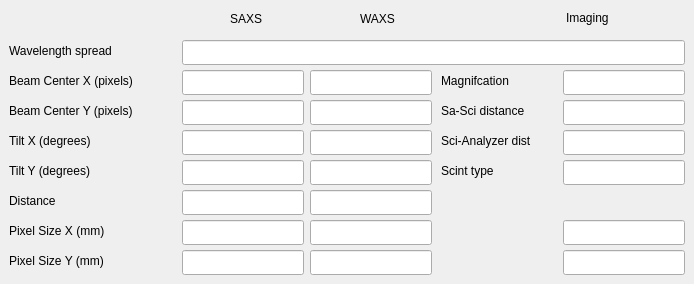
    <widget class="QWidget" name="tab_5">
     <attribute name="title">
      <string>Geometry</string>
     </attribute>
     <widget class="QLabel" name="label_15">
      <property name="geometry">
       <rect>
        <x>230</x>
        <y>10</y>
        <width>39</width>
        <height>18</height>
       </rect>
      </property>
      <property name="text">
       <string>SAXS</string>
      </property>
     </widget>
     <widget class="QLabel" name="label_6">
      <property name="geometry">
       <rect>
        <x>360</x>
        <y>10</y>
        <width>43</width>
        <height>18</height>
       </rect>
      </property>
      <property name="text">
       <string>WAXS</string>
      </property>
     </widget>
     <widget class="caTextEntry" name="catextentry_102">
      <property name="geometry">
       <rect>
        <x>182</x>
        <y>250</y>
        <width>122</width>
        <height>25</height>
       </rect>
      </property>
      <property name="channel" stdset="0">
       <string notr="true">9idcLAX:USAXS_Pin:PinPixSizeY</string>
      </property>
      <property name="background">
       <color>
        <red>115</red>
        <green>215</green>
        <blue>253</blue>
       </color>
      </property>
      <property name="colorMode">
       <enum>caLineEdit::Static</enum>
      </property>
     </widget>
     <widget class="caTextEntry" name="catextentry_100">
      <property name="geometry">
       <rect>
        <x>310</x>
        <y>250</y>
        <width>122</width>
        <height>25</height>
       </rect>
      </property>
      <property name="channel" stdset="0">
       <string notr="true">9idcLAX:USAXS_WAXS:PinPixSizeY</string>
      </property>
      <property name="background">
       <color>
        <red>115</red>
        <green>215</green>
        <blue>253</blue>
       </color>
      </property>
      <property name="colorMode">
       <enum>caLineEdit::Static</enum>
      </property>
     </widget>
     <widget class="QLabel" name="label_94">
      <property name="geometry">
       <rect>
        <x>9</x>
        <y>162</y>
        <width>111</width>
        <height>18</height>
       </rect>
      </property>
      <property name="text">
       <string>&lt;html&gt;&lt;head/&gt;&lt;body&gt;&lt;p&gt;Tilt Y (degrees)&lt;/p&gt;&lt;/body&gt;&lt;/html&gt;</string>
      </property>
     </widget>
     <widget class="caTextEntry" name="catextentry_86">
      <property name="geometry">
       <rect>
        <x>310</x>
        <y>190</y>
        <width>122</width>
        <height>25</height>
       </rect>
      </property>
      <property name="channel" stdset="0">
       <string notr="true">9idcLAX:USAXS_WAXS:Distance</string>
      </property>
      <property name="background">
       <color>
        <red>115</red>
        <green>215</green>
        <blue>253</blue>
       </color>
      </property>
      <property name="colorMode">
       <enum>caLineEdit::Static</enum>
      </property>
     </widget>
     <widget class="QLabel" name="label_99">
      <property name="geometry">
       <rect>
        <x>9</x>
        <y>222</y>
        <width>130</width>
        <height>18</height>
       </rect>
      </property>
      <property name="text">
       <string>&lt;html&gt;&lt;head/&gt;&lt;body&gt;&lt;p&gt;Pixel Size X (mm)&lt;/p&gt;&lt;/body&gt;&lt;/html&gt;</string>
      </property>
     </widget>
     <widget class="caTextEntry" name="catextentry_93">
      <property name="geometry">
       <rect>
        <x>310</x>
        <y>220</y>
        <width>122</width>
        <height>25</height>
       </rect>
      </property>
      <property name="channel" stdset="0">
       <string notr="true">9idcLAX:USAXS_WAXS:PinPixSizeX</string>
      </property>
      <property name="background">
       <color>
        <red>115</red>
        <green>215</green>
        <blue>253</blue>
       </color>
      </property>
      <property name="colorMode">
       <enum>caLineEdit::Static</enum>
      </property>
     </widget>
     <widget class="caTextEntry" name="catextentry_96">
      <property name="geometry">
       <rect>
        <x>563</x>
        <y>220</y>
        <width>122</width>
        <height>25</height>
       </rect>
      </property>
      <property name="channel" stdset="0">
       <string notr="true">9idcLAX:USAXS_Img:ImgPixSizeX</string>
      </property>
      <property name="background">
       <color>
        <red>115</red>
        <green>215</green>
        <blue>253</blue>
       </color>
      </property>
      <property name="colorMode">
       <enum>caLineEdit::Static</enum>
      </property>
     </widget>
     <widget class="caTextEntry" name="catextentry_95">
      <property name="geometry">
       <rect>
        <x>563</x>
        <y>70</y>
        <width>122</width>
        <height>25</height>
       </rect>
      </property>
      <property name="channel" stdset="0">
       <string notr="true">9idcLAX:USAXS_Img:Magnification</string>
      </property>
      <property name="background">
       <color>
        <red>115</red>
        <green>215</green>
        <blue>253</blue>
       </color>
      </property>
      <property name="colorMode">
       <enum>caLineEdit::Static</enum>
      </property>
     </widget>
     <widget class="QLabel" name="label_97">
      <property name="geometry">
       <rect>
        <x>9</x>
        <y>252</y>
        <width>130</width>
        <height>18</height>
       </rect>
      </property>
      <property name="text">
       <string>&lt;html&gt;&lt;head/&gt;&lt;body&gt;&lt;p&gt;Pixel Size Y (mm)&lt;/p&gt;&lt;/body&gt;&lt;/html&gt;</string>
      </property>
     </widget>
     <widget class="caTextEntry" name="catextentry_101">
      <property name="geometry">
       <rect>
        <x>182</x>
        <y>160</y>
        <width>122</width>
        <height>25</height>
       </rect>
      </property>
      <property name="channel" stdset="0">
       <string notr="true">9idcLAX:USAXS_Pin:DetectorTiltY</string>
      </property>
      <property name="background">
       <color>
        <red>115</red>
        <green>215</green>
        <blue>253</blue>
       </color>
      </property>
      <property name="colorMode">
       <enum>caLineEdit::Static</enum>
      </property>
     </widget>
     <widget class="caTextEntry" name="catextentry_90">
      <property name="geometry">
       <rect>
        <x>310</x>
        <y>160</y>
        <width>122</width>
        <height>25</height>
       </rect>
      </property>
      <property name="channel" stdset="0">
       <string notr="true">9idcLAX:USAXS_WAXS:DetectorTiltY</string>
      </property>
      <property name="background">
       <color>
        <red>115</red>
        <green>215</green>
        <blue>253</blue>
       </color>
      </property>
      <property name="colorMode">
       <enum>caLineEdit::Static</enum>
      </property>
     </widget>
     <widget class="caTextEntry" name="catextentry_99">
      <property name="geometry">
       <rect>
        <x>310</x>
        <y>100</y>
        <width>122</width>
        <height>25</height>
       </rect>
      </property>
      <property name="channel" stdset="0">
       <string notr="true">9idcLAX:USAXS_WAXS:BeamCenterY</string>
      </property>
      <property name="background">
       <color>
        <red>115</red>
        <green>215</green>
        <blue>253</blue>
       </color>
      </property>
      <property name="colorMode">
       <enum>caLineEdit::Static</enum>
      </property>
     </widget>
     <widget class="QLabel" name="label_89">
      <property name="geometry">
       <rect>
        <x>441</x>
        <y>102</y>
        <width>111</width>
        <height>18</height>
       </rect>
      </property>
      <property name="text">
       <string>&lt;html&gt;&lt;head/&gt;&lt;body&gt;&lt;p&gt;Sa-Sci distance&lt;/p&gt;&lt;/body&gt;&lt;/html&gt;</string>
      </property>
     </widget>
     <widget class="caTextEntry" name="catextentry_91">
      <property name="geometry">
       <rect>
        <x>563</x>
        <y>100</y>
        <width>122</width>
        <height>25</height>
       </rect>
      </property>
      <property name="channel" stdset="0">
       <string notr="true">9idcLAX:USAXS_Img:SampleToScintDistance</string>
      </property>
      <property name="background">
       <color>
        <red>115</red>
        <green>215</green>
        <blue>253</blue>
       </color>
      </property>
      <property name="colorMode">
       <enum>caLineEdit::Static</enum>
      </property>
     </widget>
     <widget class="caTextEntry" name="catextentry_104">
      <property name="geometry">
       <rect>
        <x>563</x>
        <y>250</y>
        <width>122</width>
        <height>25</height>
       </rect>
      </property>
      <property name="channel" stdset="0">
       <string notr="true">9idcLAX:USAXS_Img:ImgPixSizeY</string>
      </property>
      <property name="background">
       <color>
        <red>115</red>
        <green>215</green>
        <blue>253</blue>
       </color>
      </property>
      <property name="colorMode">
       <enum>caLineEdit::Static</enum>
      </property>
     </widget>
     <widget class="caTextEntry" name="catextentry_87">
      <property name="geometry">
       <rect>
        <x>182</x>
        <y>70</y>
        <width>122</width>
        <height>25</height>
       </rect>
      </property>
      <property name="channel" stdset="0">
       <string notr="true">9idcLAX:USAXS_Pin:BeamCenterX</string>
      </property>
      <property name="background">
       <color>
        <red>115</red>
        <green>215</green>
        <blue>253</blue>
       </color>
      </property>
      <property name="colorMode">
       <enum>caLineEdit::Static</enum>
      </property>
     </widget>
     <widget class="caTextEntry" name="catextentry_97">
      <property name="geometry">
       <rect>
        <x>182</x>
        <y>220</y>
        <width>122</width>
        <height>25</height>
       </rect>
      </property>
      <property name="channel" stdset="0">
       <string notr="true">9idcLAX:USAXS_Pin:PinPixSizeX</string>
      </property>
      <property name="background">
       <color>
        <red>115</red>
        <green>215</green>
        <blue>253</blue>
       </color>
      </property>
      <property name="colorMode">
       <enum>caLineEdit::Static</enum>
      </property>
     </widget>
     <widget class="QLabel" name="label_20">
      <property name="geometry">
       <rect>
        <x>566</x>
        <y>9</y>
        <width>57</width>
        <height>18</height>
       </rect>
      </property>
      <property name="text">
       <string>Imaging</string>
      </property>
     </widget>
     <widget class="QLabel" name="label_102">
      <property name="geometry">
       <rect>
        <x>9</x>
        <y>42</y>
        <width>140</width>
        <height>18</height>
       </rect>
      </property>
      <property name="text">
       <string>Wavelength spread</string>
      </property>
     </widget>
     <widget class="caTextEntry" name="catextentry_89">
      <property name="geometry">
       <rect>
        <x>310</x>
        <y>130</y>
        <width>122</width>
        <height>25</height>
       </rect>
      </property>
      <property name="channel" stdset="0">
       <string notr="true">9idcLAX:USAXS_WAXS:DetectorTiltX</string>
      </property>
      <property name="background">
       <color>
        <red>115</red>
        <green>215</green>
        <blue>253</blue>
       </color>
      </property>
      <property name="colorMode">
       <enum>caLineEdit::Static</enum>
      </property>
     </widget>
     <widget class="caTextEntry" name="catextentry_103">
      <property name="geometry">
       <rect>
        <x>182</x>
        <y>190</y>
        <width>122</width>
        <height>25</height>
       </rect>
      </property>
      <property name="channel" stdset="0">
       <string notr="true">9idcLAX:USAXS_Pin:Distance</string>
      </property>
      <property name="background">
       <color>
        <red>115</red>
        <green>215</green>
        <blue>253</blue>
       </color>
      </property>
      <property name="colorMode">
       <enum>caLineEdit::Static</enum>
      </property>
     </widget>
     <widget class="QLabel" name="label_101">
      <property name="geometry">
       <rect>
        <x>9</x>
        <y>102</y>
        <width>170</width>
        <height>18</height>
       </rect>
      </property>
      <property name="text">
       <string>&lt;html&gt;&lt;head/&gt;&lt;body&gt;&lt;p&gt;Beam Center Y (pixels)&lt;/p&gt;&lt;/body&gt;&lt;/html&gt;</string>
      </property>
     </widget>
     <widget class="caTextEntry" name="catextentry_98">
      <property name="geometry">
       <rect>
        <x>182</x>
        <y>100</y>
        <width>122</width>
        <height>25</height>
       </rect>
      </property>
      <property name="channel" stdset="0">
       <string notr="true">9idcLAX:USAXS_Pin:BeamCenterY</string>
      </property>
      <property name="background">
       <color>
        <red>115</red>
        <green>215</green>
        <blue>253</blue>
       </color>
      </property>
      <property name="colorMode">
       <enum>caLineEdit::Static</enum>
      </property>
     </widget>
     <widget class="caTextEntry" name="catextentry_92">
      <property name="geometry">
       <rect>
        <x>563</x>
        <y>160</y>
        <width>122</width>
        <height>25</height>
       </rect>
      </property>
      <property name="channel" stdset="0">
       <string notr="true">9idcLAX:USAXS_Img:ScintillatorType</string>
      </property>
      <property name="background">
       <color>
        <red>115</red>
        <green>215</green>
        <blue>253</blue>
       </color>
      </property>
      <property name="colorMode">
       <enum>caLineEdit::Static</enum>
      </property>
     </widget>
     <widget class="QLabel" name="label_100">
      <property name="geometry">
       <rect>
        <x>9</x>
        <y>192</y>
        <width>63</width>
        <height>18</height>
       </rect>
      </property>
      <property name="text">
       <string>&lt;html&gt;&lt;head/&gt;&lt;body&gt;&lt;p&gt;Distance&lt;/p&gt;&lt;/body&gt;&lt;/html&gt;</string>
      </property>
     </widget>
     <widget class="QLabel" name="label_92">
      <property name="geometry">
       <rect>
        <x>441</x>
        <y>132</y>
        <width>119</width>
        <height>18</height>
       </rect>
      </property>
      <property name="text">
       <string>Sci-Analyzer dist</string>
      </property>
     </widget>
     <widget class="caTextEntry" name="catextentry_88">
      <property name="geometry">
       <rect>
        <x>563</x>
        <y>130</y>
        <width>122</width>
        <height>25</height>
       </rect>
      </property>
      <property name="channel" stdset="0">
       <string notr="true">9idcLAX:USAXS_Img:ScintToAnalDistance</string>
      </property>
      <property name="background">
       <color>
        <red>115</red>
        <green>215</green>
        <blue>253</blue>
       </color>
      </property>
      <property name="colorMode">
       <enum>caLineEdit::Static</enum>
      </property>
     </widget>
     <widget class="caTextEntry" name="catextentry_94">
      <property name="geometry">
       <rect>
        <x>310</x>
        <y>70</y>
        <width>122</width>
        <height>25</height>
       </rect>
      </property>
      <property name="channel" stdset="0">
       <string notr="true">9idcLAX:USAXS_WAXS:BeamCenterX</string>
      </property>
      <property name="background">
       <color>
        <red>115</red>
        <green>215</green>
        <blue>253</blue>
       </color>
      </property>
      <property name="colorMode">
       <enum>caLineEdit::Static</enum>
      </property>
     </widget>
     <widget class="QLabel" name="label_95">
      <property name="geometry">
       <rect>
        <x>441</x>
        <y>72</y>
        <width>92</width>
        <height>18</height>
       </rect>
      </property>
      <property name="text">
       <string>Magnifcation</string>
      </property>
     </widget>
     <widget class="QLabel" name="label_93">
      <property name="geometry">
       <rect>
        <x>441</x>
        <y>162</y>
        <width>73</width>
        <height>18</height>
       </rect>
      </property>
      <property name="text">
       <string>&lt;html&gt;&lt;head/&gt;&lt;body&gt;&lt;p&gt;Scint type&lt;/p&gt;&lt;/body&gt;&lt;/html&gt;</string>
      </property>
     </widget>
     <widget class="caTextEntry" name="catextentry_105">
      <property name="geometry">
       <rect>
        <x>182</x>
        <y>40</y>
        <width>503</width>
        <height>25</height>
       </rect>
      </property>
      <property name="channel" stdset="0">
       <string notr="true">9idcLAX:WavelengthSpread</string>
      </property>
      <property name="background">
       <color>
        <red>115</red>
        <green>215</green>
        <blue>253</blue>
       </color>
      </property>
      <property name="colorMode">
       <enum>caLineEdit::Static</enum>
      </property>
     </widget>
     <widget class="QLabel" name="label_96">
      <property name="geometry">
       <rect>
        <x>9</x>
        <y>72</y>
        <width>170</width>
        <height>18</height>
       </rect>
      </property>
      <property name="text">
       <string>&lt;html&gt;&lt;head/&gt;&lt;body&gt;&lt;p&gt;Beam Center X (pixels)&lt;/p&gt;&lt;/body&gt;&lt;/html&gt;</string>
      </property>
     </widget>
     <widget class="QLabel" name="label_91">
      <property name="geometry">
       <rect>
        <x>9</x>
        <y>132</y>
        <width>111</width>
        <height>18</height>
       </rect>
      </property>
      <property name="text">
       <string>&lt;html&gt;&lt;head/&gt;&lt;body&gt;&lt;p&gt;Tilt X (degrees)&lt;/p&gt;&lt;/body&gt;&lt;/html&gt;</string>
      </property>
     </widget>
     <widget class="caTextEntry" name="catextentry_85">
      <property name="geometry">
       <rect>
        <x>182</x>
        <y>130</y>
        <width>122</width>
        <height>25</height>
       </rect>
      </property>
      <property name="channel" stdset="0">
       <string notr="true">9idcLAX:USAXS_Pin:DetectorTiltX</string>
      </property>
      <property name="background">
       <color>
        <red>115</red>
        <green>215</green>
        <blue>253</blue>
       </color>
      </property>
      <property name="colorMode">
       <enum>caLineEdit::Static</enum>
      </property>
     </widget>
    </widget>
